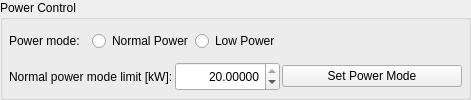
         <widget class="QGroupBox" name="groupBox_set_power_mode">
          <property name="sizePolicy">
           <sizepolicy hsizetype="Preferred" vsizetype="Expanding">
            <horstretch>0</horstretch>
            <verstretch>0</verstretch>
           </sizepolicy>
          </property>
          <property name="minimumSize">
           <size>
            <width>0</width>
            <height>0</height>
           </size>
          </property>
          <property name="baseSize">
           <size>
            <width>501</width>
            <height>111</height>
           </size>
          </property>
          <property name="title">
           <string>Power Control</string>
          </property>
          <layout class="QGridLayout" name="gridLayout_20">
           <property name="leftMargin">
            <number>6</number>
           </property>
           <property name="topMargin">
            <number>6</number>
           </property>
           <property name="rightMargin">
            <number>6</number>
           </property>
           <property name="bottomMargin">
            <number>6</number>
           </property>
           <property name="horizontalSpacing">
            <number>2</number>
           </property>
           <item row="0" column="0">
            <widget class="QLabel" name="label_90">
             <property name="sizePolicy">
              <sizepolicy hsizetype="Preferred" vsizetype="Expanding">
               <horstretch>0</horstretch>
               <verstretch>0</verstretch>
              </sizepolicy>
             </property>
             <property name="minimumSize">
              <size>
               <width>0</width>
               <height>20</height>
              </size>
             </property>
             <property name="baseSize">
              <size>
               <width>0</width>
               <height>0</height>
              </size>
             </property>
             <property name="text">
              <string>Power mode:</string>
             </property>
            </widget>
           </item>
           <item row="0" column="3">
            <widget class="QRadioButton" name="button_power_mode_low">
             <property name="sizePolicy">
              <sizepolicy hsizetype="Preferred" vsizetype="Expanding">
               <horstretch>0</horstretch>
               <verstretch>0</verstretch>
              </sizepolicy>
             </property>
             <property name="minimumSize">
              <size>
               <width>0</width>
               <height>20</height>
              </size>
             </property>
             <property name="baseSize">
              <size>
               <width>0</width>
               <height>0</height>
              </size>
             </property>
             <property name="text">
              <string>Low Power</string>
             </property>
             <property name="opcua" stdset="0">
              <string/>
             </property>
             <property name="opcua_type" stdset="0">
              <string>Boolean</string>
             </property>
            </widget>
           </item>
           <item row="1" column="0" colspan="2">
            <widget class="QLabel" name="label_91">
             <property name="sizePolicy">
              <sizepolicy hsizetype="Preferred" vsizetype="Expanding">
               <horstretch>0</horstretch>
               <verstretch>0</verstretch>
              </sizepolicy>
             </property>
             <property name="minimumSize">
              <size>
               <width>0</width>
               <height>20</height>
              </size>
             </property>
             <property name="baseSize">
              <size>
               <width>0</width>
               <height>0</height>
              </size>
             </property>
             <property name="text">
              <string>Normal power mode limit [kW]:</string>
             </property>
            </widget>
           </item>
           <item row="1" column="2" colspan="2">
            <widget class="LimitedDisplaySpinBox" name="spinbox_power_lim_kw">
             <property name="sizePolicy">
              <sizepolicy hsizetype="Preferred" vsizetype="Expanding">
               <horstretch>0</horstretch>
               <verstretch>0</verstretch>
              </sizepolicy>
             </property>
             <property name="minimumSize">
              <size>
               <width>0</width>
               <height>20</height>
              </size>
             </property>
             <property name="baseSize">
              <size>
               <width>0</width>
               <height>0</height>
              </size>
             </property>
             <property name="toolTip">
              <string>&lt;b&gt;Maximum:&lt;/b&gt; 20.0&lt;br&gt;&lt;b&gt;Minimum:&lt;/b&gt; 10.0</string>
             </property>
             <property name="alignment">
              <set>Qt::AlignmentFlag::AlignRight|Qt::AlignmentFlag::AlignTrailing|Qt::AlignmentFlag::AlignVCenter</set>
             </property>
             <property name="decimals">
              <number>5</number>
             </property>
             <property name="minimum">
              <double>10.000000000000000</double>
             </property>
             <property name="maximum">
              <double>20.000000000000000</double>
             </property>
             <property name="singleStep">
              <double>1.000000000000000</double>
             </property>
             <property name="value">
              <double>20.000000000000000</double>
             </property>
             <property name="opcua" stdset="0">
              <string/>
             </property>
            </widget>
           </item>
           <item row="0" column="1" colspan="2">
            <widget class="QRadioButton" name="button_power_mode_normal">
             <property name="sizePolicy">
              <sizepolicy hsizetype="Preferred" vsizetype="Expanding">
               <horstretch>0</horstretch>
               <verstretch>0</verstretch>
              </sizepolicy>
             </property>
             <property name="minimumSize">
              <size>
               <width>0</width>
               <height>20</height>
              </size>
             </property>
             <property name="baseSize">
              <size>
               <width>0</width>
               <height>0</height>
              </size>
             </property>
             <property name="text">
              <string>Normal Power</string>
             </property>
             <property name="opcua" stdset="0">
              <string/>
             </property>
             <property name="opcua_type" stdset="0">
              <string>Boolean</string>
             </property>
            </widget>
           </item>
           <item row="0" column="4">
            <spacer name="horizontalSpacer_12">
             <property name="orientation">
              <enum>Qt::Orientation::Horizontal</enum>
             </property>
             <property name="sizeType">
              <enum>QSizePolicy::Policy::Fixed</enum>
             </property>
             <property name="sizeHint" stdset="0">
              <size>
               <width>180</width>
               <height>20</height>
              </size>
             </property>
            </spacer>
           </item>
           <item row="1" column="4">
            <widget class="QPushButton" name="button_set_power_mode">
             <property name="minimumSize">
              <size>
               <width>150</width>
               <height>20</height>
              </size>
             </property>
             <property name="baseSize">
              <size>
               <width>0</width>
               <height>0</height>
              </size>
             </property>
             <property name="text">
              <string>Set Power Mode</string>
             </property>
             <property name="opcua_cmd" stdset="0">
              <string>Management.Commands.SetPowerMode</string>
             </property>
            </widget>
           </item>
          </layout>
         </widget>
